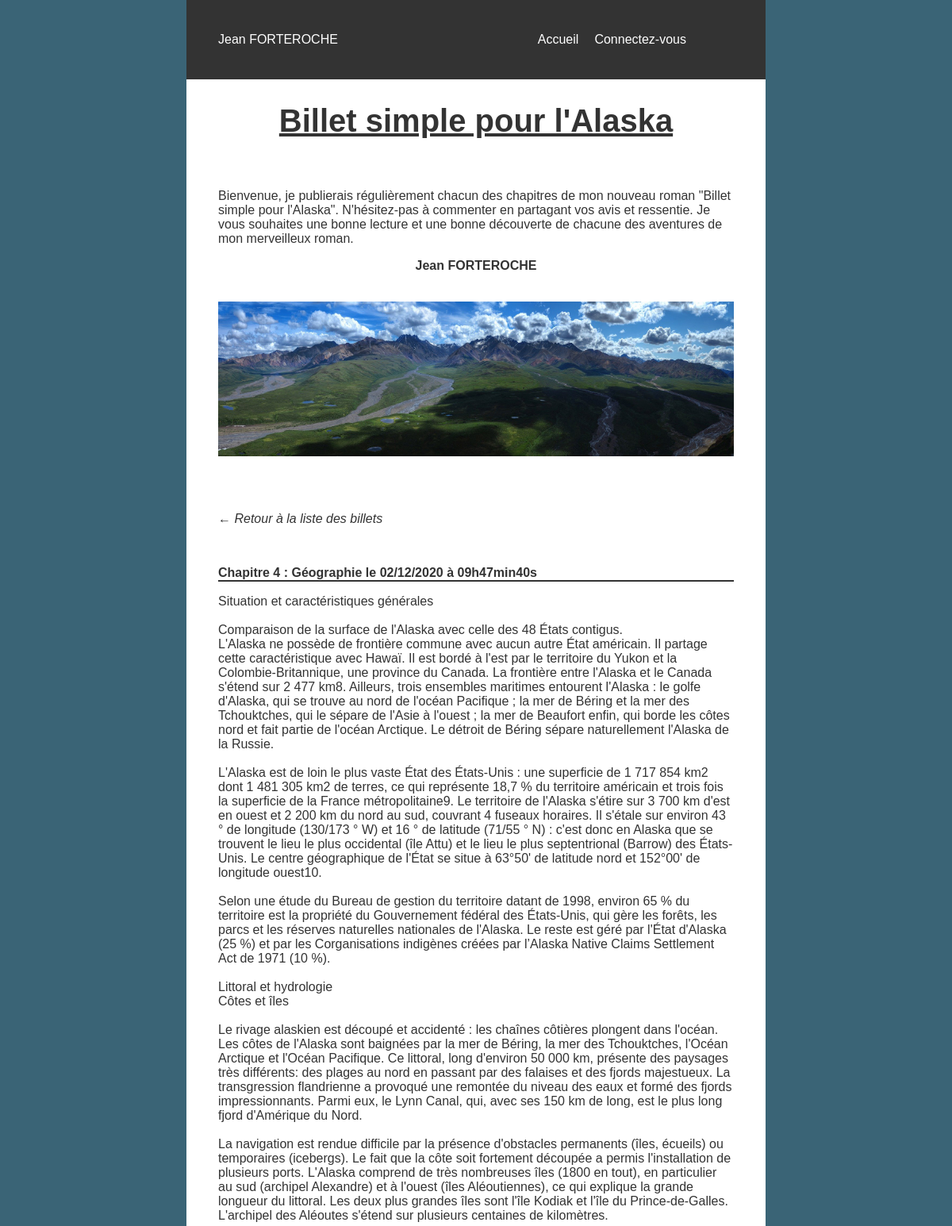
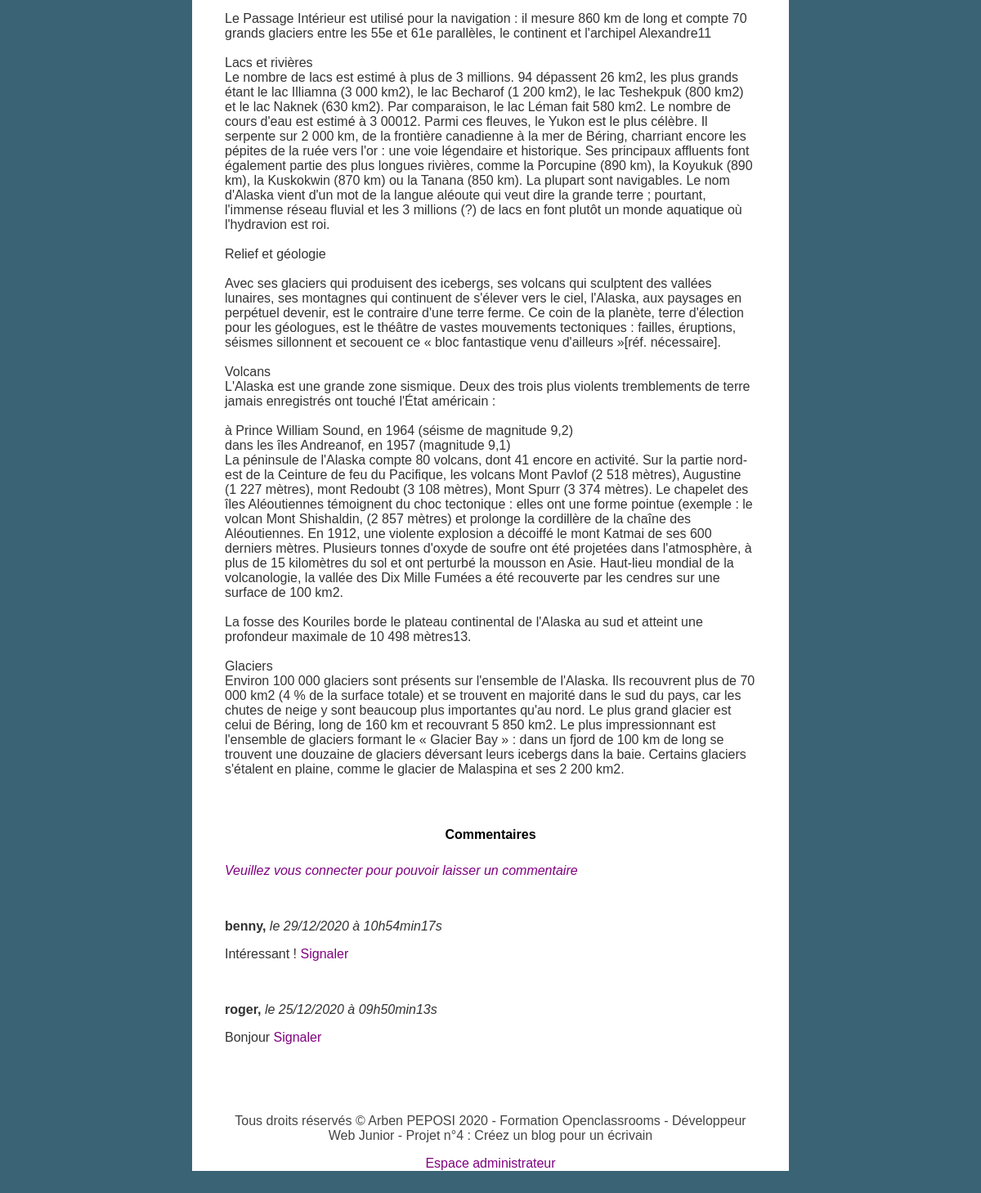
The app's page /index.php?action=post&id=177 with its own data (2 pictures, top to bottom).
### tables this page shows
CREATE TABLE IF NOT EXISTS `posts` (
  `id` int(11) NOT NULL AUTO_INCREMENT,
  `title` varchar(255) NOT NULL,
  `content` text NOT NULL,
  `creation_date` datetime NOT NULL,
  PRIMARY KEY (`id`),
  UNIQUE KEY `title` (`title`)
);

CREATE TABLE IF NOT EXISTS `comment` (
  `id` int(11) NOT NULL AUTO_INCREMENT,
  `post_id` int(11) NOT NULL,
  `author` varchar(255) NOT NULL,
  `comment` text NOT NULL,
  `comment_date` datetime NOT NULL,
  `report` tinyint(1) DEFAULT '0',
  PRIMARY KEY (`id`)
);

### Controller/ControllerCRUD.php (called while the page is built, shortened)
<?php
require_once('Model/PostManager.php');
require_once('Model/CommentManager.php');
function read($id)
{
    $postId = new Post();
    $postId->setId($id);
    $postManager = new PostManager();
    $post = $postManager->getPost($postId);
    $commentManager = new CommentManager();
    $comment = $commentManager->getComment($_GET['id']);
    require('View/frontend/postView.php');
}

### model/PostManager.php (called while the page is built, shortened)
<?php
require_once('Entity/Post.php');
class PostManager
{
    public function getPost($id)
    {
        $connexion = new Manager();
        $db = $connexion->dbConnect();
        $req = $db->prepare('SELECT id, title, content, DATE_FORMAT(creation_date, \'%d/%m/%Y à %Hh%imin%ss\') AS creation_date_fr FROM posts WHERE id = :id');
        $req->execute(array(
            "id" => $id->getId()
        ));
        $req->setFetchMode(\PDO::FETCH_CLASS, Post::class);
        $post = $req->fetch();
        return $post;
    }
}

### model/Entity/Post.php (called while the page is built, shortened)
<?php
class Post {
    private $_id;
    public function getId() {
        return $this->_id;
    }
    public function setId($id) {
        $this->_id = $id;
    }
}

### model/CommentManager.php (called while the page is built, shortened)
<?php
class CommentManager {
    public function getComment($postId)
    {
        $connexion = new Manager();
        $db = $connexion->dbConnect();
        $req = $db->prepare('SELECT id, author, comment, report, DATE_FORMAT(comment_date, \'%d/%m/%Y à %Hh%imin%ss\') AS comment_date_fr FROM comment WHERE post_id = ? ORDER BY comment_date DESC');
        $req->setFetchMode(\PDO::FETCH_CLASS, Comments::class);
        $req->execute(array($postId));
        $comment = $req->fetchAll();
        return $comment;
    }
}

### view/frontend/postView.php (the view, shortened to what this page needs)
<?php include('templates/header.php');?>
<div class="bloc-page">
    <?php include('templates/intro.php');?>
    <section class="posts">
            <article>
                    <p class="return_post"><a href="index.php">&#x2190; Retour à la liste des billets</a></p>
                    <br>
                    <p class="title"><?= htmlspecialchars_decode(substr($post->title,0,200))?><span> le <?= $post->creation_date_fr ?></span></p>
                    <p class="element"><span><?= nl2br(htmlspecialchars_decode($post->content)) ?></span></p>
                    <br><br>
                    <h2>Commentaires</h2>
                    <form action="index.php?action=addComment&amp;id=<?= $post->id ?>" method="post">
                    <?php
                    if(isset($_SESSION['username'])) {
                        ?> <p><span class="user"><?php print $_SESSION['username'];?></span></p>
                    <p>
                    <textarea id="comment" name="comment"  rows="4" cols="150" placeholder="Veuillez saisir votre commentaire içi..."> </textarea> <br>
                        <input type="submit" id="submit" name="submit" value="Envoyer"><br>
                    </p>
                    <?php } else {
                        ?><p><a class="com_if_connect" href="index.php?action=connexion">Veuillez vous connecter pour pouvoir laisser un commentaire </a></p>
                        <?php
                    }
                    ?>
                    </form>
                    <br>
                    <?php foreach($comment as $data) :  ?>
                    <p><strong>    <?php
                    ?>  <?= htmlspecialchars_decode($data->author) ?>, </strong> <span class="date">le  <?= $data->comment_date_fr?></span></p>
                    <p>
                    <?php if($data->report == 1) {
                        ?>
                        <p><?=nl2br(htmlspecialchars_decode($data->comment)) ?> <span class="report">(commentaire signalé)</span></p>
                    <?php } else {  ?>
                        <p><?= nl2br(htmlspecialchars_decode($data->comment)) ?> <a href="index.php?action=report&amp;id=<?= $data->id ?>"> Signaler</a></p>
                    <?php } ?>
                    <br>
                    <?php
                        endforeach;
                    ?>
        </article>
    </section>
    <?php include('templates/footer.php'); ?>
    <p class="admin"><a href="index.php?action=connexionAdmin">Espace administrateur</a></p>
</div>
 <?php require('templates/html.php'); ?>

### Public/css/style.css (style rules this page uses)
body { margin: 0; padding: 0; box-sizing: border-box; background: #3A6476; }
* { font-family: sans-serif; font-size: 1em; list-style: none; text-decoration: none; }
a { color: purple; }
p, h1, .return_post a, .writer { color: #333; }
.return_post a, a.com_if_connect, .date { font-style: italic; }
.admin { color: purple; }
article a { color: purple; text-decoration: none; }
nav, .bloc-page { width: 1200px; padding: 0 40px 0 40px; }
.bloc-page { margin: 100px auto 50px auto; height: auto; background: #FFF; }
.title { text-align: left; font-weight: bold; border-bottom: 2px solid #333; }
.description, .posts { text-align: left; }
h2, .connexion p, .inscription p { margin: 0; text-align: center; padding: 10px; }
p.admin { text-align:center; }

### Public/css/responsive.css (style rules this page uses)
@media all and (max-width: 1200px) { nav, .bloc-page { width: 900px; } }
@media all and (max-device-width:992px) { nav, .bloc-page { width: 650px; } }

### records on screen
posts: title "Chapitre 4 : Géographie", content "Situation et caractéristiques générales Comparaison de la surface de l'Alaska avec celle des 48 États contigus. L'Alaska ne possède de frontière commune avec aucun autre État américain. Il partage cette caractéristique avec Hawaï. Il est bordé à l'est par le territoire du Yukon et la Colombie-Britannique, une province du Canada. La frontière entre l'Alaska et le Canada s'étend sur 2 477 km8. Ailleurs, trois ensembles maritimes entourent l'Alaska : le golfe d'Alaska, qui se trouve au nord de l'océan Pacifique ; la mer de Béring et la mer des Tchouktches, qui le sépare de l'Asie à l'ouest ; la mer de Beaufort enfin, qui borde les côtes nord et fait partie de l'océan Arctique. Le détroit de…"
comment: author "benny", comment_date_fr "29/12/2020 à 10h54min17s", comment "Intéressant !"
comment: author "roger", comment_date_fr "25/12/2020 à 09h50min13s", comment "Bonjour"

### other values on screen
$post->creation_date_fr "02/12/2020 à 09h47min40s"
